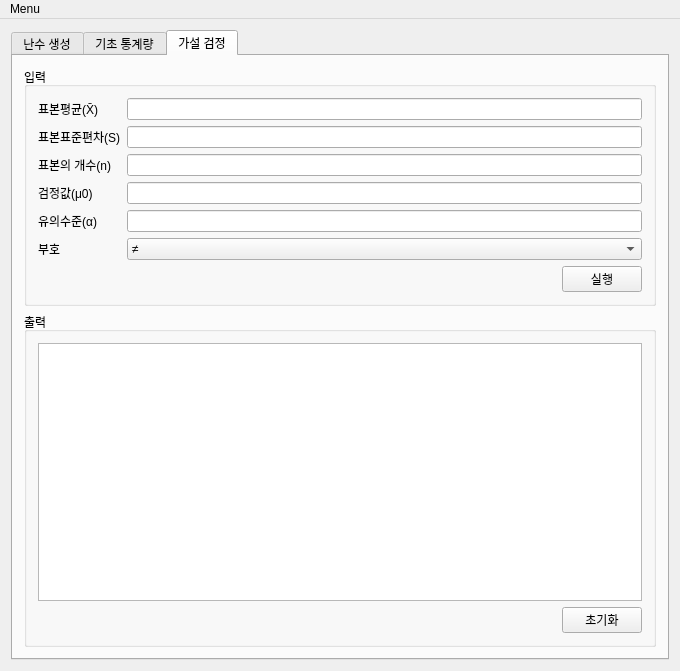
<?xml version="1.0" encoding="UTF-8"?>
<ui version="4.0">
 <class>MainWindow</class>
 <widget class="QMainWindow" name="MainWindow">
  <property name="geometry">
   <rect>
    <x>0</x>
    <y>0</y>
    <width>680</width>
    <height>671</height>
   </rect>
  </property>
  <property name="windowTitle">
   <string>기초 통계</string>
  </property>
  <widget class="QWidget" name="centralWidget">
   <layout class="QHBoxLayout" name="horizontalLayout">
    <item>
     <layout class="QVBoxLayout" name="verticalLayout">
      <item>
       <widget class="QTabWidget" name="tabWidget">
        <property name="currentIndex">
         <number>2</number>
        </property>
        <widget class="QWidget" name="tab">
         <attribute name="title">
          <string>난수 생성</string>
         </attribute>
         <layout class="QVBoxLayout" name="verticalLayout_3">
          <item>
           <widget class="QGroupBox" name="groupBox">
            <property name="title">
             <string>입력</string>
            </property>
            <layout class="QVBoxLayout" name="verticalLayout_4">
             <item>
              <layout class="QFormLayout" name="formLayout">
               <item row="0" column="0">
                <widget class="QLabel" name="label">
                 <property name="text">
                  <string>난수의 최소값</string>
                 </property>
                </widget>
               </item>
               <item row="0" column="1">
                <widget class="QLineEdit" name="lineEdit_randGenMinValue">
                 <property name="text">
                  <string/>
                 </property>
                </widget>
               </item>
               <item row="1" column="0">
                <widget class="QLabel" name="label_2">
                 <property name="text">
                  <string>난수의 최대값</string>
                 </property>
                </widget>
               </item>
               <item row="1" column="1">
                <widget class="QLineEdit" name="lineEdit_randGenMaxValue">
                 <property name="text">
                  <string/>
                 </property>
                </widget>
               </item>
               <item row="2" column="0">
                <widget class="QLabel" name="label_3">
                 <property name="text">
                  <string>난수의 추출 개수</string>
                 </property>
                </widget>
               </item>
               <item row="2" column="1">
                <widget class="QLineEdit" name="lineEdit_randGenOutputSize">
                 <property name="text">
                  <string/>
                 </property>
                </widget>
               </item>
              </layout>
             </item>
             <item alignment="Qt::AlignRight">
              <widget class="QWidget" name="widget_3" native="true">
               <layout class="QHBoxLayout" name="horizontalLayout_6">
                <property name="leftMargin">
                 <number>0</number>
                </property>
                <property name="topMargin">
                 <number>0</number>
                </property>
                <property name="rightMargin">
                 <number>0</number>
                </property>
                <property name="bottomMargin">
                 <number>0</number>
                </property>
                <item>
                 <layout class="QHBoxLayout" name="horizontalLayout_5">
                  <item>
                   <widget class="QPushButton" name="pushButton_randGenExecute">
                    <property name="text">
                     <string>실행</string>
                    </property>
                   </widget>
                  </item>
                 </layout>
                </item>
               </layout>
              </widget>
             </item>
            </layout>
           </widget>
          </item>
          <item>
           <widget class="QGroupBox" name="groupBox_2">
            <property name="title">
             <string>출력</string>
            </property>
            <layout class="QVBoxLayout" name="verticalLayout_7">
             <item>
              <layout class="QVBoxLayout" name="verticalLayout_6">
               <item>
                <widget class="QTextEdit" name="textEdit_randGenOutput"/>
               </item>
               <item alignment="Qt::AlignRight">
                <widget class="QWidget" name="widget" native="true">
                 <layout class="QHBoxLayout" name="horizontalLayout_3">
                  <property name="leftMargin">
                   <number>0</number>
                  </property>
                  <property name="topMargin">
                   <number>0</number>
                  </property>
                  <property name="rightMargin">
                   <number>0</number>
                  </property>
                  <property name="bottomMargin">
                   <number>0</number>
                  </property>
                  <item>
                   <layout class="QHBoxLayout" name="horizontalLayout_2">
                    <item>
                     <widget class="QPushButton" name="pushButton_randGenInit">
                      <property name="text">
                       <string>초기화</string>
                      </property>
                     </widget>
                    </item>
                    <item>
                     <widget class="QPushButton" name="pushButton_randGenSave">
                      <property name="text">
                       <string>결과를 저장</string>
                      </property>
                     </widget>
                    </item>
                   </layout>
                  </item>
                 </layout>
                </widget>
               </item>
              </layout>
             </item>
            </layout>
           </widget>
          </item>
         </layout>
        </widget>
        <widget class="QWidget" name="tab_3">
         <attribute name="title">
          <string>기초 통계량</string>
         </attribute>
         <layout class="QVBoxLayout" name="verticalLayout_8">
          <item>
           <widget class="QTabWidget" name="tabWidget_2">
            <property name="currentIndex">
             <number>1</number>
            </property>
            <widget class="QWidget" name="tab_4">
             <attribute name="title">
              <string>일변량 데이터</string>
             </attribute>
             <layout class="QVBoxLayout" name="verticalLayout_9">
              <item>
               <widget class="QGroupBox" name="groupBox_3">
                <property name="title">
                 <string>입력</string>
                </property>
                <layout class="QVBoxLayout" name="verticalLayout_11">
                 <item>
                  <widget class="QTableView" name="tableView_univariateInput"/>
                 </item>
                 <item alignment="Qt::AlignRight">
                  <widget class="QWidget" name="widget_5" native="true">
                   <layout class="QHBoxLayout" name="horizontalLayout_8">
                    <property name="leftMargin">
                     <number>0</number>
                    </property>
                    <property name="topMargin">
                     <number>0</number>
                    </property>
                    <property name="rightMargin">
                     <number>0</number>
                    </property>
                    <property name="bottomMargin">
                     <number>0</number>
                    </property>
                    <item>
                     <layout class="QHBoxLayout" name="horizontalLayout_7">
                      <item>
                       <widget class="QPushButton" name="pushButton_univariateHistogram">
                        <property name="text">
                         <string>히스토그램으로 보기</string>
                        </property>
                       </widget>
                      </item>
                      <item>
                       <widget class="QPushButton" name="pushButton_univariateExecute">
                        <property name="text">
                         <string>실행</string>
                        </property>
                       </widget>
                      </item>
                     </layout>
                    </item>
                   </layout>
                  </widget>
                 </item>
                </layout>
               </widget>
              </item>
              <item>
               <widget class="QGroupBox" name="groupBox_4">
                <property name="sizePolicy">
                 <sizepolicy hsizetype="Preferred" vsizetype="Fixed">
                  <horstretch>0</horstretch>
                  <verstretch>0</verstretch>
                 </sizepolicy>
                </property>
                <property name="title">
                 <string>출력</string>
                </property>
                <layout class="QVBoxLayout" name="verticalLayout_12">
                 <item>
                  <widget class="QTableView" name="tableView_univariateOutput"/>
                 </item>
                 <item alignment="Qt::AlignRight">
                  <widget class="QWidget" name="widget_2" native="true">
                   <layout class="QHBoxLayout" name="horizontalLayout_4">
                    <property name="leftMargin">
                     <number>0</number>
                    </property>
                    <property name="topMargin">
                     <number>0</number>
                    </property>
                    <property name="rightMargin">
                     <number>0</number>
                    </property>
                    <property name="bottomMargin">
                     <number>0</number>
                    </property>
                    <item>
                     <widget class="QPushButton" name="pushButton_univariateInit">
                      <property name="text">
                       <string>초기화</string>
                      </property>
                     </widget>
                    </item>
                    <item>
                     <widget class="QPushButton" name="pushButton_univariateSave">
                      <property name="text">
                       <string>결과를 저장</string>
                      </property>
                     </widget>
                    </item>
                   </layout>
                  </widget>
                 </item>
                </layout>
               </widget>
              </item>
             </layout>
            </widget>
            <widget class="QWidget" name="tab_5">
             <attribute name="title">
              <string>이변량 데이터</string>
             </attribute>
             <layout class="QVBoxLayout" name="verticalLayout_10">
              <item>
               <widget class="QGroupBox" name="groupBox_5">
                <property name="title">
                 <string>입력</string>
                </property>
                <layout class="QVBoxLayout" name="verticalLayout_14">
                 <item>
                  <widget class="QTableView" name="tableView_bivariateInput"/>
                 </item>
                 <item alignment="Qt::AlignRight">
                  <widget class="QWidget" name="widget_4" native="true">
                   <layout class="QHBoxLayout" name="horizontalLayout_10">
                    <property name="leftMargin">
                     <number>0</number>
                    </property>
                    <property name="topMargin">
                     <number>0</number>
                    </property>
                    <property name="rightMargin">
                     <number>0</number>
                    </property>
                    <property name="bottomMargin">
                     <number>0</number>
                    </property>
                    <item>
                     <widget class="QPushButton" name="pushButton_bivarivateScatterPlot">
                      <property name="text">
                       <string>산점도로 보기</string>
                      </property>
                     </widget>
                    </item>
                    <item>
                     <widget class="QPushButton" name="pushButton_bivarivateExecute">
                      <property name="text">
                       <string>실행</string>
                      </property>
                     </widget>
                    </item>
                   </layout>
                  </widget>
                 </item>
                </layout>
               </widget>
              </item>
              <item>
               <widget class="QGroupBox" name="groupBox_6">
                <property name="sizePolicy">
                 <sizepolicy hsizetype="Preferred" vsizetype="Fixed">
                  <horstretch>0</horstretch>
                  <verstretch>0</verstretch>
                 </sizepolicy>
                </property>
                <property name="title">
                 <string>출력</string>
                </property>
                <layout class="QVBoxLayout" name="verticalLayout_15">
                 <item>
                  <widget class="QTableView" name="tableView_bivariateOutput"/>
                 </item>
                 <item alignment="Qt::AlignRight">
                  <widget class="QWidget" name="widget_6" native="true">
                   <layout class="QHBoxLayout" name="horizontalLayout_9">
                    <property name="leftMargin">
                     <number>0</number>
                    </property>
                    <property name="topMargin">
                     <number>0</number>
                    </property>
                    <property name="rightMargin">
                     <number>0</number>
                    </property>
                    <property name="bottomMargin">
                     <number>0</number>
                    </property>
                    <item>
                     <widget class="QPushButton" name="pushButton_bivariateInit">
                      <property name="text">
                       <string>초기화</string>
                      </property>
                     </widget>
                    </item>
                    <item>
                     <widget class="QPushButton" name="pushButton_bivariateSave">
                      <property name="text">
                       <string>결과를 저장</string>
                      </property>
                     </widget>
                    </item>
                   </layout>
                  </widget>
                 </item>
                </layout>
               </widget>
              </item>
             </layout>
            </widget>
           </widget>
          </item>
         </layout>
        </widget>
        <widget class="QWidget" name="tab_2">
         <attribute name="title">
          <string>가설 검정</string>
         </attribute>
         <layout class="QVBoxLayout" name="verticalLayout_16">
          <item>
           <layout class="QVBoxLayout" name="verticalLayout_13">
            <item>
             <widget class="QGroupBox" name="groupBox_8">
              <property name="title">
               <string>입력</string>
              </property>
              <layout class="QVBoxLayout" name="verticalLayout_18">
               <item>
                <layout class="QFormLayout" name="formLayout_4">
                 <item row="1" column="0">
                  <widget class="QLabel" name="label_4">
                   <property name="text">
                    <string>표본평균(X̄)</string>
                   </property>
                  </widget>
                 </item>
                 <item row="1" column="1">
                  <widget class="QLineEdit" name="lineEdit_nullHypothesisTestStatistic"/>
                 </item>
                 <item row="2" column="0">
                  <widget class="QLabel" name="label_5">
                   <property name="text">
                    <string>표본표준편차(S)</string>
                   </property>
                  </widget>
                 </item>
                 <item row="2" column="1">
                  <widget class="QLineEdit" name="lineEdit_nullHypothesisStdDeviation"/>
                 </item>
                 <item row="3" column="0">
                  <widget class="QLabel" name="label_6">
                   <property name="text">
                    <string>표본의 개수(n)</string>
                   </property>
                  </widget>
                 </item>
                 <item row="3" column="1">
                  <widget class="QLineEdit" name="lineEdit_nullHypothesisSize"/>
                 </item>
                 <item row="4" column="0">
                  <widget class="QLabel" name="label_7">
                   <property name="text">
                    <string>검정값(μ0)</string>
                   </property>
                  </widget>
                 </item>
                 <item row="4" column="1">
                  <widget class="QLineEdit" name="lineEdit_nullHypothesisTestValue"/>
                 </item>
                 <item row="5" column="0">
                  <widget class="QLabel" name="label_8">
                   <property name="text">
                    <string>유의수준(α)</string>
                   </property>
                  </widget>
                 </item>
                 <item row="5" column="1">
                  <widget class="QLineEdit" name="lineEdit_nullHypothesisAlpha"/>
                 </item>
                 <item row="6" column="0">
                  <widget class="QLabel" name="label_9">
                   <property name="text">
                    <string>부호</string>
                   </property>
                  </widget>
                 </item>
                 <item row="6" column="1">
                  <widget class="QComboBox" name="comboBox_sign">
                   <item>
                    <property name="text">
                     <string>≠</string>
                    </property>
                   </item>
                   <item>
                    <property name="text">
                     <string>&gt;</string>
                    </property>
                   </item>
                   <item>
                    <property name="text">
                     <string>&lt;</string>
                    </property>
                   </item>
                  </widget>
                 </item>
                </layout>
               </item>
               <item alignment="Qt::AlignRight">
                <widget class="QWidget" name="widget_7" native="true">
                 <layout class="QHBoxLayout" name="horizontalLayout_11">
                  <property name="leftMargin">
                   <number>0</number>
                  </property>
                  <property name="topMargin">
                   <number>0</number>
                  </property>
                  <property name="rightMargin">
                   <number>0</number>
                  </property>
                  <property name="bottomMargin">
                   <number>0</number>
                  </property>
                  <item>
                   <widget class="QPushButton" name="pushButton_nullhypothesisExecute">
                    <property name="text">
                     <string>실행</string>
                    </property>
                   </widget>
                  </item>
                 </layout>
                </widget>
               </item>
              </layout>
             </widget>
            </item>
            <item>
             <widget class="QGroupBox" name="groupBox_7">
              <property name="sizePolicy">
               <sizepolicy hsizetype="Preferred" vsizetype="Minimum">
                <horstretch>0</horstretch>
                <verstretch>0</verstretch>
               </sizepolicy>
              </property>
              <property name="title">
               <string>출력</string>
              </property>
              <layout class="QVBoxLayout" name="verticalLayout_17">
               <item>
                <widget class="QTextEdit" name="textEdit_nullHypothesisOutput"/>
               </item>
               <item alignment="Qt::AlignRight">
                <widget class="QWidget" name="widget_8" native="true">
                 <layout class="QHBoxLayout" name="horizontalLayout_12">
                  <property name="leftMargin">
                   <number>0</number>
                  </property>
                  <property name="topMargin">
                   <number>0</number>
                  </property>
                  <property name="rightMargin">
                   <number>0</number>
                  </property>
                  <property name="bottomMargin">
                   <number>0</number>
                  </property>
                  <item>
                   <widget class="QPushButton" name="pushButton_nullHypothesisInit">
                    <property name="text">
                     <string>초기화</string>
                    </property>
                   </widget>
                  </item>
                 </layout>
                </widget>
               </item>
              </layout>
             </widget>
            </item>
           </layout>
          </item>
         </layout>
        </widget>
       </widget>
      </item>
     </layout>
    </item>
   </layout>
  </widget>
  <widget class="QMenuBar" name="menuBar">
   <property name="geometry">
    <rect>
     <x>0</x>
     <y>0</y>
     <width>680</width>
     <height>22</height>
    </rect>
   </property>
   <widget class="QMenu" name="menuMenu">
    <property name="title">
     <string>Menu</string>
    </property>
    <addaction name="actionAbout"/>
    <addaction name="actionQuit"/>
   </widget>
   <addaction name="menuMenu"/>
  </widget>
  <action name="actionAbout">
   <property name="text">
    <string>About</string>
   </property>
  </action>
  <action name="actionQuit">
   <property name="text">
    <string>Quit</string>
   </property>
  </action>
 </widget>
 <layoutdefault spacing="6" margin="11"/>
 <resources/>
 <connections/>
</ui>
